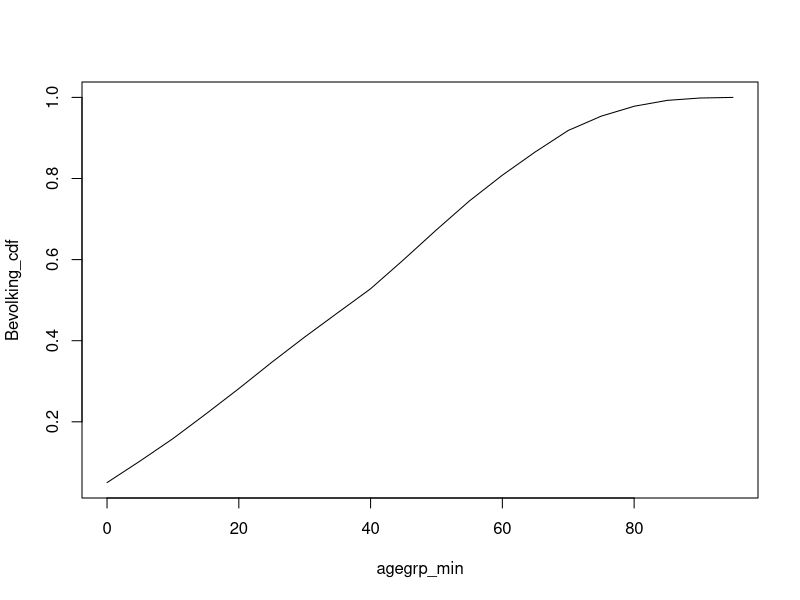
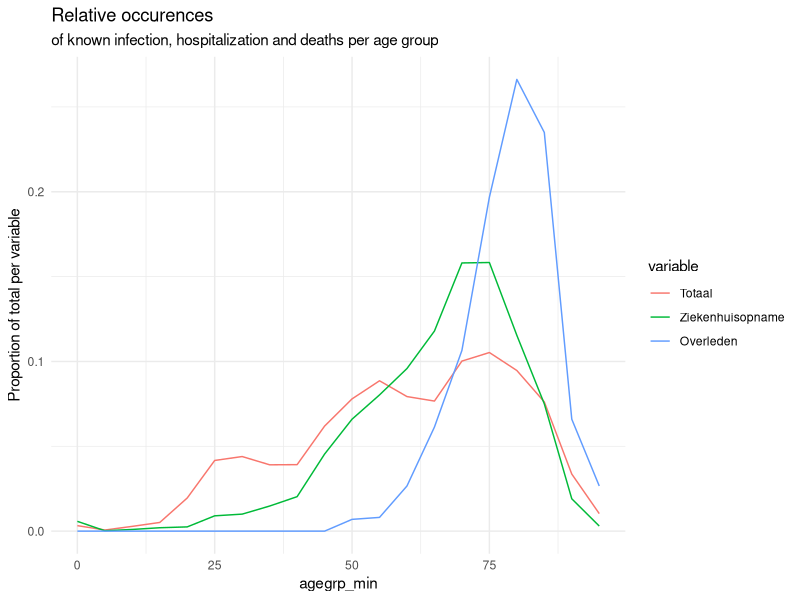
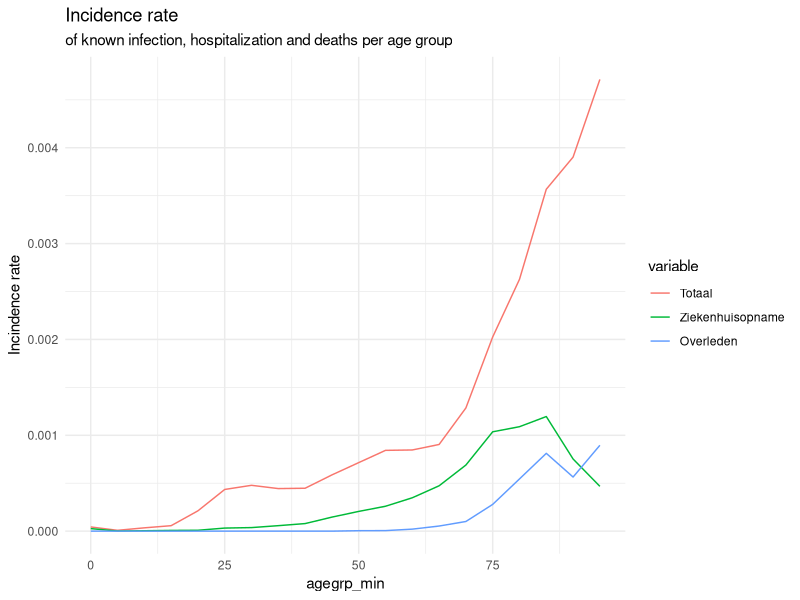

These charts were generated, in order, by the following R code: (Note: this script raises an error after producing the figures.)
# merge datas and model

library(ggplot2)
library(dplyr)
library(purrr)
library(stringr)
library(data.table)

table <- function(...) base::table(..., useNA='always')

# get the (curated) data
agetable <- fread(here::here('data', 'agetable.csv'), na.strings = '')
dems     <- fread(here::here('data', 'demographics.csv'), na.strings='')

## normalize 
dems[, Bevolking_prop:=Bevolking / sum(Bevolking)]
### make one with both sexes
grpvars <- c('agegrp_min', 'agegrp_max', 'Leeftijdsgroep')
demsmf <- dems[,list(
  Bevolking=sum(Bevolking),
  Bevolking_prop=sum(Bevolking_prop)
), by = grpvars]
# demsmf[, plot(agegrp_min, Bevolking)]

# make a long version of the data
## remove missing age group (is tiny and not relevant for relative rates)
grpvars <- c('agegrp_min', 'agegrp_max', 'Leeftijdsgroep')
agem <- melt(agetable[!is.na(Leeftijdsgroep)], id.vars=grpvars,
             measure.vars=c('Totaal', 'Ziekenhuisopname', 'Overleden'),
             value.name='casecount')

## calculate proportions
agem[, prop:=casecount / sum(casecount), by = c('variable')]

## standardize per demographics
mvars <- c('Bevolking', 'Bevolking_prop')
### make incidencerates by merging data on age group
agem[demsmf, incidencerate:=casecount / i.Bevolking, on='Leeftijdsgroep']
### make normalized incidence rate (as prop of total)
agem[, ir_norm:=incidencerate / sum(incidencerate), by = 'variable']

## plots

### ecdf of age
demsmf[order(agegrp_min), Bevolking_cum:=cumsum(Bevolking)]
demsmf[, Bevolking_cdf:=Bevolking_cum / sum(Bevolking)]
demsmf[, plot(agegrp_min, Bevolking_cdf, type='l')]

agem %>%
  ggplot(aes(x=agegrp_min,y=prop,group=variable,col=variable)) + 
  geom_line() + theme_minimal() + 
  ggtitle('Relative occurences',  'of known infection, hospitalization and deaths per age group') +
  labs(y='Proportion of total per variable')

## plots
agem %>%
  ggplot(aes(x=agegrp_min,y=incidencerate,group=variable,col=variable)) + 
  geom_line() + theme_minimal() + 
  ggtitle('Incidence rate',  'of known infection, hospitalization and deaths per age group') +
  labs(y='Incindence rate')

agem %>%
  ggplot(aes(x=agegrp_min,y=normalized_ir,group=variable,col=variable)) + 
  geom_line() + theme_minimal() + 
  ggtitle('Relative occurences',  'of known infection, hospitalization and deaths per age group') +
  labs(y='Proportion of total per variable')

## make some scenarios
marginaldeathrates <- seq(1.0, 3.5, by=0.5)
herdimmunityprops  <- seq(0.6, 0.8, by=0.05)
freeages           <- c(65, 130)
                          
### look at minimum age to get at least this amount of the people infected
Bevolking_cdf_fn  <- approxfun(x=demsmf$agegrp_max, y=demsmf$Bevolking_cdf)
Bevolking_icdf_fn <- approxfun(x=demsmf$Bevolking_cdf, y=demsmf$agegrp_max)
maxfreeage  <- Bevolking_icdf_fn(herdimmunityprop)
maxfreeages <- Bevolking_icdf_fn(herdimmunityprops)
print(paste0('maximum age for non-restricted movement to get at least ', 
             herdimmunityprop,
             ' herd immunity:'))
print(data.table(herdimmunityprop=herdimmunityprops,
                 maxfreeage=maxfreeages))

#### define settings
settings <- CJ(
  marginaldeathrate = marginaldeathrates,
  herdimmunityprop  = herdimmunityprops,
  freeage           = freeages,
  dumkey            = 1
)
settings[, setting_idx:=1:.N]
settings[, herd_needed:=herdimmunityprop*demsmf[, sum(Bevolking)]]
settings[, herd_avail:=demsmf[agegrp_max<freeage, max(Bevolking_cum)], by = 'setting_idx']
settings[, herd_prop:=herd_needed/herd_avail]

#### create outer tables for each setting
agem[, dumkey:=1]
dfs <- agem[variable=='Overleden'][settings, on='dumkey', allow.cartesian=T]


#### calculate number infected
dfs[, inherd:=agegrp_max < freeage]
dfs[demsmf, Bevolking:=i.Bevolking, on='Leeftijdsgroep']
dfs[, num_infected:=herd_prop*Bevolking*as.numeric(agegrp_max<freeage)]


##### calculate total number of deaths
dfs[, deathrate:=marginaldeathrate*ir_norm]
dfs[demsmf, deaths:=deathrate*num_infected, on='Leeftijdsgroep']

## tables
totaldeaths <- dfs[, list(deaths=sum(deaths), num_infected=sum(num_infected)),
    by=c('marginaldeathrate', 'herdimmunityprop', 'freeage', 'setting_idx')]
totaldeaths[order(deaths)]
dcast(totaldeaths, herdimmunityprop~freeage+marginaldeathrate, value.var='deaths')

livessaved <- dcast(totaldeaths[freeage==max(freeage)], herdimmunityprop~marginaldeathrate, value.var='deaths') - 
              dcast(totaldeaths[freeage==min(freeage)], herdimmunityprop~marginaldeathrate, value.var='deaths')
  

## plots
dfs %>% 
  mutate(
    freeage=factor(freeage)
    ) %>%
  ggplot(aes(x=agegrp_min, y=deaths, group=setting_idx, col=freeage)) + 
  geom_line() + 
  facet_grid(herdimmunityprop~marginaldeathrate) + 
  theme_minimal()
  
totaldeaths %>%
  ggplot(aes(x=herdimmunityprop, y=marginaldeathrate)) + 
  geom_tile(aes(fill=deaths)) + 
  facet_wrap(~freeage)
